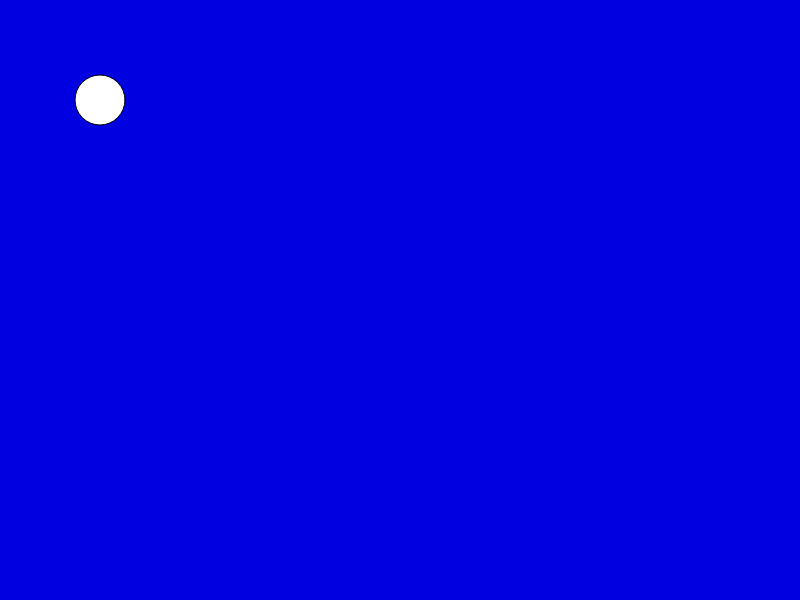
Frame 1 (no input)
Frame 60 (no input): identical to frame 1, image omitted
Frame 120 (the mouse pressed at the canvas centre since frame 60): identical to frame 1, image omitted

The p5.js sketch that drew this single still picture (run headless with seeded random() and noise() and a simulated clock; from frame 60 on, the mouse is pressed at the canvas centre):

// p5.js sketch
// ── sketch.js
function setup() {
    createCanvas(800, 600);
}

function draw() {
    background(0,0,225);
    circle(100, 100, 50);
}
